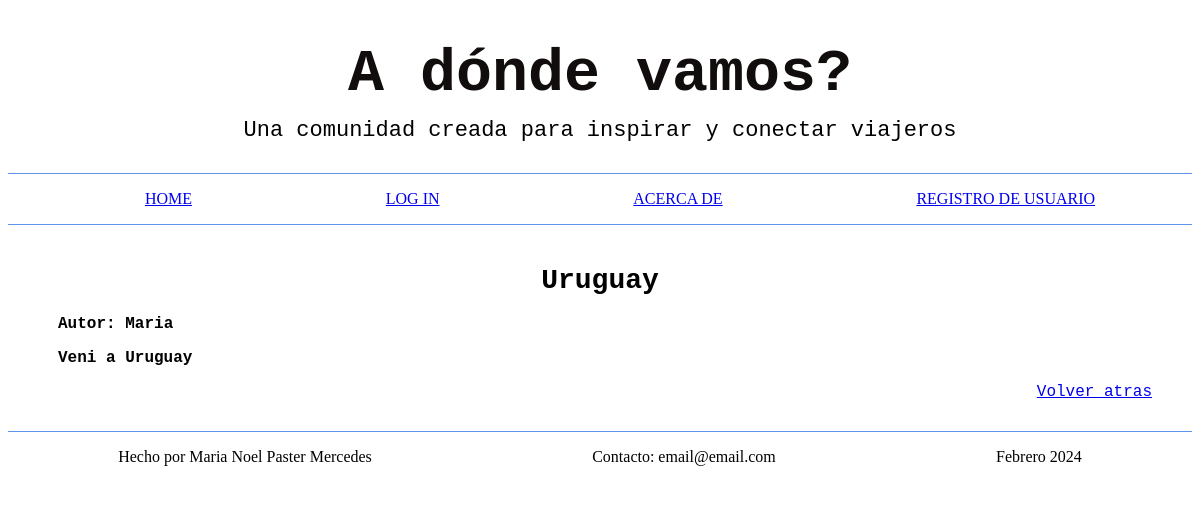
Before: /post/1 with the older database file.
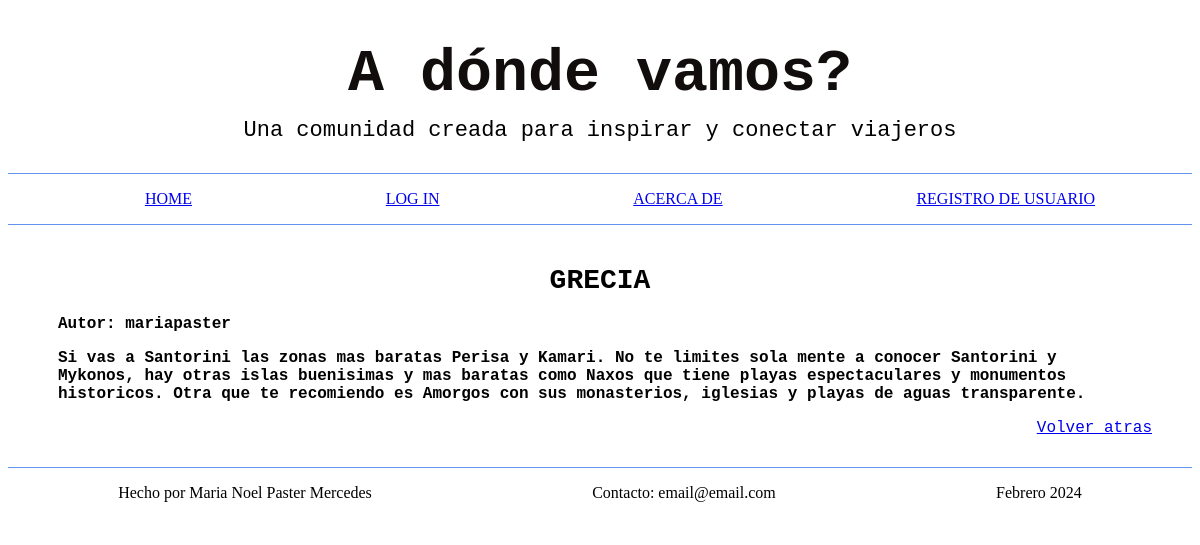
After: the same page with the newer database file.
### tables this page shows
CREATE TABLE posts(
    id INTEGER PRIMARY KEY AUTOINCREMENT,
    autor TEXT NOT NULL,
    titulo TEXT NOT NULL,
    comentario TEXT NOT NULL
);

### mine.py (the view)
@app.route('/post/<id>')
def post_id(id):
    conn, cursor = get_db_connection()
    cursor.execute("SELECT * FROM posts WHERE posts.id == ?" , id)
    post = cursor.fetchone()
    conn.close()
    return render_template("post.html" , nombre = "Maria Noel Paster Mercedes" , post=post)

### mine.py (called while the page is built)
def get_db_connection():
    conn = sqlite3.connect('proyecto_python.db')
    cursor = conn.cursor()
    return conn, cursor

### templates/post.html (shortened to what this page needs)
{% extends "herencia.html" %}
{% block head %}
    <link rel="stylesheet" type="text/css" href="{{ url_for('static', filename='css/style.css')}}">
{% endblock %}
{% block main%}
    <main>
        <div>
            <h1 class="all_titles">{{ post[2] }}</h1>
        </div>
        <div class="text">
            <p>Autor: {{ post[1] }}</p>
            <p>{{post[3]}}</p>
        </div>
        <div class="ref">
        <a  href="/">Volver atras</a>
        </div>
    </main>
{% endblock%}

Changed rows visible on the page:
changed posts: titulo "Uruguay" → "GRECIA"; autor "Maria" → "mariapaster"; comentario "Veni a Uruguay" → "Si vas a Santorini las zonas mas baratas Perisa y Kamari. No te limites sola mente a conocer Santorini y Mykonos, hay otras islas buenisimas y mas baratas como Naxos que tiene playas espectaculares y monumentos historicos. Otra que te recomiendo es Amorgos con sus monasterios, iglesias y playas de aguas transparente."
